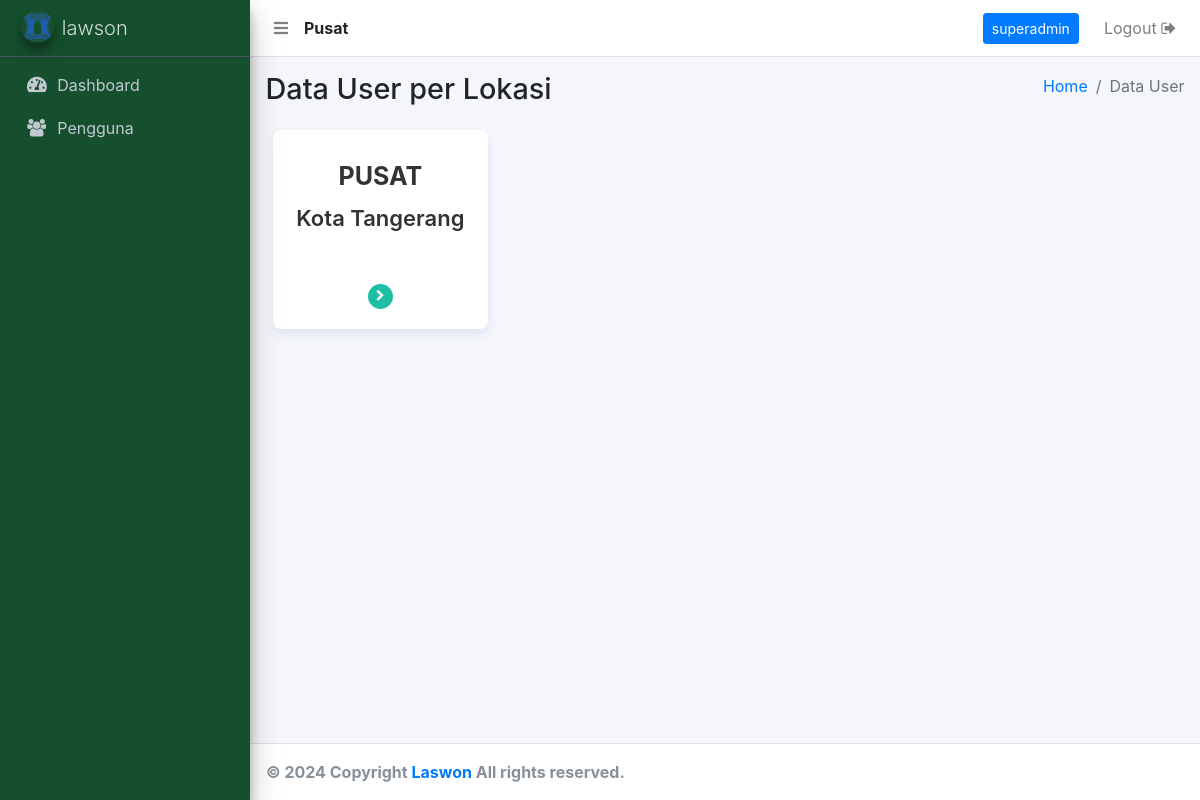
Page /user-type.php (signed in) on the committed database.
### tables this page shows
CREATE TABLE `user` (
  `user_id` int(11) NOT NULL,
  `user_nama` varchar(500) NOT NULL,
  `user_no_hp` varchar(250) NOT NULL,
  `user_alamat` text NOT NULL,
  `user_email` varchar(250) NOT NULL,
  `user_password` varchar(500) NOT NULL,
  `user_create` varchar(250) NOT NULL,
  `user_level` varchar(250) NOT NULL,
  `user_status` varchar(250) NOT NULL,
  `user_cabang` int(11) NOT NULL
);

CREATE TABLE `toko` (
  `toko_id` int(11) NOT NULL,
  `toko_nama` varchar(500) NOT NULL,
  `toko_kota` varchar(250) NOT NULL,
  `toko_alamat` text NOT NULL,
  `toko_tlpn` varchar(250) NOT NULL,
  `toko_wa` varchar(250) NOT NULL,
  `toko_email` varchar(500) NOT NULL,
  `toko_print` int(11) NOT NULL,
  `toko_status` int(11) NOT NULL,
  `toko_ongkir` int(11) NOT NULL,
  `toko_cabang` int(11) NOT NULL,
  `toko_parent` int(11) NOT NULL DEFAULT 0
);

### _header-artibut.php (called while the page is built, shortened)
<?php
  	include 'aksi/functions.php';
    $userLoginCabang = mysqli_query( $conn, "select user_cabang from user where user_id = '".$_SESSION['user_id']."'");
    $sessionCabangData = mysqli_fetch_array($userLoginCabang);
    $sessionCabang     = $sessionCabangData['user_cabang'];
    $dataTokoLogin = query("SELECT * FROM toko WHERE toko_cabang = $sessionCabang")[0];
    if ( $sessionCabang < 1 ) {
      $tipeToko = "Pusat";
    } else {
      $tipeToko = "Cabang ".$sessionCabang;
    }
?>

### aksi/functions.php (called while the page is built, shortened)
<?php
include 'koneksi.php';
function query($query) {
	global $conn;
	$result = mysqli_query($conn, $query);
	$rows = [];
	while ( $row = mysqli_fetch_assoc($result) ) {
		$rows[] = $row;
	}
	return $rows;
}
?>

### user-type.php (the view, shortened to what this page needs)
<?php
  include '_header.php';
  include '_nav.php';
  include '_sidebar.php';
?>
  <div class="content-wrapper">
    <section class="content-header">
      <div class="container-fluid">
        <div class="row mb-2">
          <div class="col-sm-6">
            <h1>Data User per Lokasi</h1>
          </div>
          <div class="col-sm-6">
            <ol class="breadcrumb float-sm-right">
              <li class="breadcrumb-item"><a href="bo">Home</a></li>
              <li class="breadcrumb-item active">Data User</li>
            </ol>
          </div>
        </div>
      </div>
    </section>
    <?php
        $toko = query("SELECT * FROM toko WHERE toko_status > 0");
    ?>
    <section class="content tipe-pembayaran">
      <div class="row">
        <?php foreach ( $toko as $row ) : ?>
        <div class="col-lg-3 col-md-6">
            <div class="box-pembayaran">
                <a href="users?cabang=<?= base64_encode($row['toko_cabang']); ?><?= strtolower(str_replace(' ', '-', $row['toko_nama'])) ?>">
                  <div class="box-pembayaran-parent">
                    <?php
                      $tipeToko = $row['toko_cabang'];
                      if ( $tipeToko == 0 ) {
                        echo "pusat";
                      } else {
                        echo "cabang ".$tipeToko;
                      }
                    ?>
                  </div>
                  <div class="box-pembayaran-title">
                      Kota <?= $row['toko_kota']; ?>
                  </div>
                  <div class="box-pembayaran-cta">
                      <i class="fa fa-chevron-right"></i>
                  </div>
                </a>
            </div>
          </div>
          <?php endforeach; ?>
      </div>
    </section>
  </div>
<?php include '_footer.php'; ?>

### _nav.php (shortened to what this page needs)
<nav class="main-header navbar navbar-expand navbar-white navbar-light">
    <ul class="navbar-nav">
      <li class="nav-item">
        <a class="nav-link" data-widget="pushmenu" href="#"><i class="fas fa-bars"></i></a>
      </li>
      <li class="nav-item" style="padding-top: 8px;">
        <?php
          echo "<b>".$tipeToko."</b>";
        ?>
      </li>
    </ul>
    <ul class="navbar-nav ml-auto">
        <li class="nav-item">
         <a class="btn btn-block btn-primary btn-sm"   style="margin-top: 5px; color:white;"><?= $_SESSION['user_nama']; ?></a>
      </li>
      <li class="nav-item">
        <a href="<?php echo "aksi/logout.php?logout";?>"onclick="return confirm('Apakah anda yakin logout ?')" class="nav-link">Logout <i class="fa fa-sign-out"></i>
        </a>
      </li>
    </ul>
  </nav>

### rows in the picture
user: user_cabang "Pusat"
toko: toko_cabang "PUSAT", toko_kota "Tangerang"

### other values in the picture
$_SESSION['user_nama'] "superadmin"
